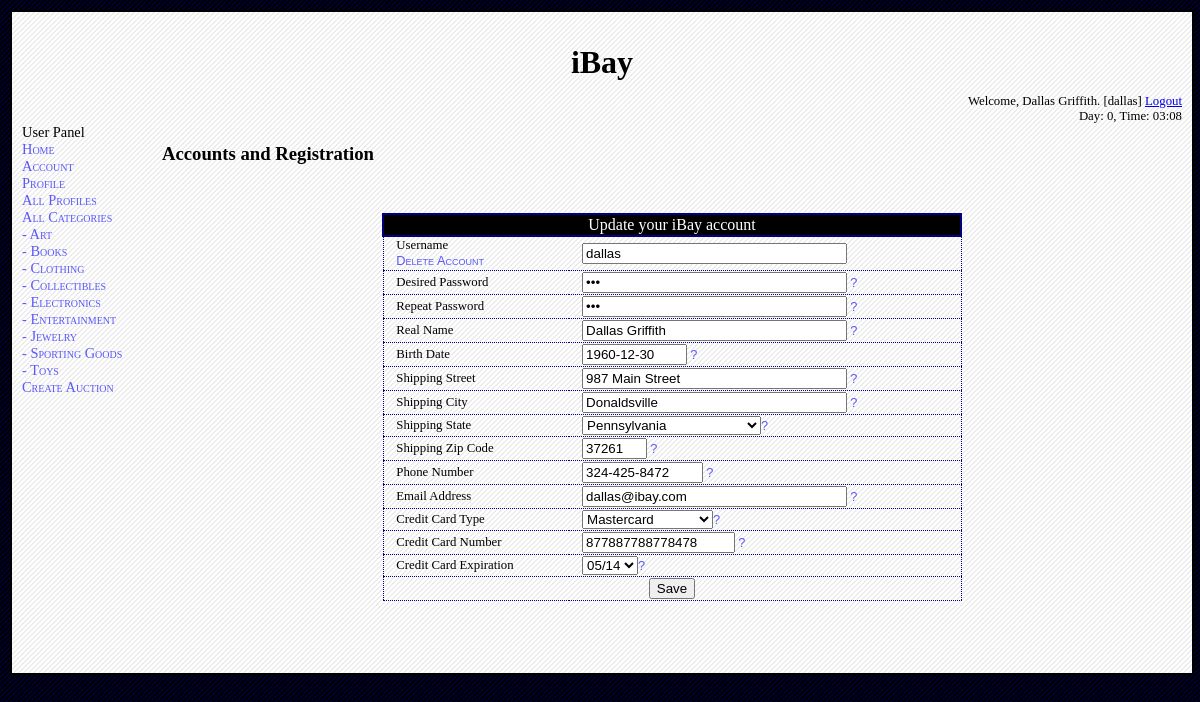
The page /source/registration.php (signed in) on the database its author committed.
### tables this page shows
CREATE TABLE `user` (
  `username` varchar(50) NOT NULL default '',
  `password` varchar(50) default NULL,
  `is_admin` tinyint(1) default NULL,
  `realname` varchar(100) default NULL,
  `birth_date` varchar(10) default NULL,
  `shipping_street` varchar(100) default NULL,
  `shipping_city` varchar(50) default NULL,
  `shipping_state` varchar(25) default NULL,
  `shipping_zip` varchar(10) default NULL,
  `phone` varchar(12) default NULL,
  `email` varchar(50) default NULL,
  `card_type` varchar(20) default NULL,
  `card_number` varchar(16) default NULL,
  `card_expire` varchar(5) default NULL,
  `picture` varchar(100) default NULL,
  `description` varchar(250) default NULL,
  PRIMARY KEY  (`username`)
);

### source/dbinfo.php (called while the page is built, shortened)
<?php
class dbinfo_t
{
	var $debug;
	function init ()
	{
		$this->debug = true;
	}
	function query ($q)
	{
		if ($this->debug)
			$result = mysql_query ($q) or die ('BAD QUERY: '.mysql_error ());
		else
			$result = mysql_query ($q);
		return $result;
	}
	function logged_in ()
	{
		return isset ($_SESSION) && isset ($_SESSION['Username']);
	}
	function username ()
	{
		return $_SESSION['Username'];
	}
}
?>

### source/registration.php (the view, shortened to what this page needs)
<?php
include_once ("common.php");
$dbinfo = new dbinfo_t ();
$mode = get ("mode");
$current_script = current_script ();
$get_username = get ("username");
function registration_form ($user = "")
{
	global $dbinfo;
	global $current_script;
	if (!empty ($user) && $dbinfo->user_exists ($user))
	{
		$result = $dbinfo->query ("select * from user where username = '$user'");
		if ($result)
		{
			list($username, $passwd, $is_admin, $name, $dob, $street,
			     $city, $state, $zip, $phone, $email, $cc, $ccn, $ccx,
			     $picture, $desc) = mysql_fetch_row ($result);
		}
	}
	else if (!empty ($username))
	{
		echo "You've reached this page in error.";
		return;
	}
	echo h3 ("Accounts and Registration");
	$table = new table_common_t ();
	$table->init ("tbl_std");
	echo $table->table_begin ();
	echo $table->table_head_begin ();
	if (!$dbinfo->logged_in ())
		echo $table->tr ($table->td_span ("Register for an iBay account", "", 2));
	else if ($dbinfo->logged_in () && $user != $dbinfo->username ())
		echo $table->tr ($table->td_span ("Update (not) your iBay account", "", 2));
	else
		echo $table->tr ($table->td_span ("Update your iBay account", "", 2));
	echo $table->table_head_end ();
	echo $table->table_body_begin ();
	if ($dbinfo->logged_in ())
		echo form_begin_n ("$current_script?mode=save", "post", "registration_form", "return validate_form (this)");
	else
		echo form_begin_n ("$current_script?mode=savenew", "post", "registration_form", "return validate_form (this)");
	if (empty ($user))
		echo $table->tr ($table->td ("Desired Username").
				 $table->td (text_input_s ("username", $username, 30, 50).
					     alert ("50 characters or less. Have fun.", "?")));
	else
		echo $table->tr ($table->td ("Username<br/>".href ("$current_script?mode=delete&username=$username", "Delete Account")).
				 $table->td (text_input_sr ("username", $username, 30, 50)));
	echo $table->tr ($table->td ("Desired Password").
			 $table->td (password_input_s ("password", $passwd, 30, 50).
				     alert ("50 characters or less, must match. Make it super secret.", "?")));
	echo $table->tr ($table->td ("Repeat Password").
			 $table->td (password_input_s ("password2", $passwd, 30, 50).
				     alert ("You thought there would be something helpful here. Just type the same thing as in the above box.", "?")));
	echo $table->tr ($table->td ("Real Name").
			 $table->td (text_input_s ("realname", $name, 30, 100).
				     alert ("100 characters or less. e.g. John Smith", "?")));
	echo $table->tr ($table->td ("Birth Date").
			 $table->td (text_input_s ("birth_date", $dob, 10, 10).
				     alert ("Up to 10 characters, at least 6. e.g. 1980-10-17", "?")));
	echo $table->tr ($table->td ("Shipping Street").
			 $table->td (text_input_s ("shipping_street", $street, 30, 100).
				     alert ("100 characters or less. e.g. 56 Dodo Ln", "?")));
	echo $table->tr ($table->td ("Shipping City").
			 $table->td (text_input_s ("shipping_city", $city, 30, 50).
				     alert ("50 characters or less. e.g. Eunice", "?")));
	$options = "";
	$options = $options.option ("Alabama", "Alabama", $state);
	$options = $options.option ("Alaska", "Alaska", $state);
	$options = $options.option ("American Samoa", "American Samoa", $state);
	$options = $options.option ("Arizona", "Arizona", $state);
	$options = $options.option ("Arkansas", "Arkansas", $state);
	$options = $options.option ("California", "California", $state);
	$options = $options.option ("Colorado", "Colorado", $state);
	$options = $options.option ("Connecticut", "Connecticut", $state);
	$options = $options.option ("Delaware", "Delaware", $state);
	$options = $options.option ("District of Columbia", "District of Columbia", $state);
	$options = $options.option ("Florida", "Florida", $state);
	$options = $options.option ("Georgia", "Georgia", $state);
	$options = $options.option ("Guam", "Guam", $state);
	$options = $options.option ("Hawaii", "Hawaii", $state);
	$options = $options.option ("Idaho", "Idaho", $state);
	$options = $options.option ("Illinois", "Illinois", $state);
	$options = $options.option ("Indiana", "Indiana", $state);
	$options = $options.option ("Iowa", "Iowa", $state);
	$options = $options.option ("Kansas", "Kansas", $state);
	$options = $options.option ("Kentucky", "Kentucky", $state);
	$options = $options.option ("Louisiana", "Louisiana", $state);
	$options = $options.option ("Maine", "Maine", $state);
	$options = $options.option ("Maryland", "Maryland", $state);
	$options = $options.option ("Massachusetts", "Massachusetts", $state);
	$options = $options.option ("Michigan", "Michigan", $state);
	$options = $options.option ("Minnesota", "Minnesota", $state);
	$options = $options.option ("Mississippi", "Mississippi", $state);
	$options = $options.option ("Missouri", "Missouri", $state);
	$options = $options.option ("Montana", "Montana", $state);
	$options = $options.option ("Nebraska", "Nebraska", $state);
	$options = $options.option ("Nevada", "Nevada", $state);
	$options = $options.option ("New Hampshire", "New Hampshire", $state);
	$options = $options.option ("New Jersey", "New Jersey", $state);
	$options = $options.option ("New Mexico", "New Mexico", $state);
	$options = $options.option ("New York", "New York", $state);
	$options = $options.option ("North Carolina", "North Carolina", $state);
	$options = $options.option ("North Dakota", "North Dakota", $state);
	$options = $options.option ("Northern Marianas Islands", "Northern Marianas Islands", $state);
	$options = $options.option ("Ohio", "Ohio", $state);
	$options = $options.option ("Oklahoma", "Oklahoma", $state);
	$options = $options.option ("Oregon", "Oregon", $state);
	$options = $options.option ("Pennsylvania", "Pennsylvania", $state);
	$options = $options.option ("Puerto Rico", "Puerto Rico", $state);
	$options = $options.option ("Rhode Island", "Rhode Island", $state);
	$options = $options.option ("South Carolina", "South Carolina", $state);
	$options = $options.option ("South Dakota", "South Dakota", $state);
	$options = $options.option ("Tennessee", "Tennessee", $state);
	$options = $options.option ("Texas", "Texas", $state);
	$options = $options.option ("Utah", "Utah", $state);
	$options = $options.option ("Vermont", "Vermont", $state);
	$options = $options.option ("Virginia", "Virginia", $state);
	$options = $options.option ("Virgin Islands", "Virgin Islands", $state);
	$options = $options.option ("Washington", "Washington", $state);
	$options = $options.option ("West Virginia", "West Virginia", $state);
	$options = $options.option ("Wisconsin", "Wisconsin", $state);
	$options = $options.option ("Wyoming", "Wyoming", $state);
	echo $table->tr ($table->td ("Shipping State").
			 $table->td (select ("shipping_state", $options).
				     alert ("Don't lie on this choice.", "?")));
	echo $table->tr ($table->td ("Shipping Zip Code").
			 $table->td (text_input_s ("shipping_zip", $zip, 5, 10).
				     alert ("5 to 10 digits only. e.g. 90210", "?")));
	echo $table->tr ($table->td ("Phone Number").
			 $table->td (text_input_s ("phone", $phone, 12, 12).
				     alert ("10 to 12 characters. e.g. 123-456-7890", "?")));
	echo $table->tr ($table->td ("Email Address").
			 $table->td (text_input_s ("email", $email, 30, 50).
				     alert ("50 characters or less. e.g. bill@hat.com.", "?")));
	$options = "";
	$options = $options.option ("American Express", "American Express", $cc);
	$options = $options.option ("Discover", "Discover", $cc);
	$options = $options.option ("Mastercard", "Mastercard", $cc);
	$options = $options.option ("Visa", "Visa", $cc);
	echo $table->tr ($table->td ("Credit Card Type").
			 $table->td (select ("card_type", $options).
				     alert ("You better have one.", "?")));
	echo $table->tr ($table->td ("Credit Card Number").
			 $table->td (text_input_s ("card_number", $ccn, 16, 16).
				     alert ("12 to 16 digits. e.g. 1111222233334444", "?")));
	$options = "";
	for ($j = 9; $j <= 14; $j++)
	{
		if ($j < 10)
			$j = "0".$j;
		for ($i = 1; $i <= 12; $i++)
		{
			if ($i < 10)
				$i = "0".$i;
			$options = $options.option ("$i/$j", "$i/$j", $ccx);
		}
	}
	echo $table->tr ($table->td ("Credit Card Expiration").
			 $table->td (select ("card_expire", $options).
				     alert ("Expiration date of your credit card.", "?")));
	if ($dbinfo->logged_in ())
	{
		echo $table->tr ($table->td_span (submit_input ("Save"), "", 2, "center"));
	}
	else
	{
		echo $table->tr ($table->td_span (submit_input ("Register"), "", 2, "center"));
	}
	echo form_end ();
	echo $table->table_body_end ();
	echo $table->table_end ();
}
if ($dbinfo->logged_in ())
{
	$user = $dbinfo->username ();
	if ($mode == "login_as" && !empty ($get_username))
	{
		$dbinfo->save_activity ("Logged in as '$user'.");
		$dbinfo->login_as ($user);
		echo href ("$current_script?", "Click to refresh.");
	}
	else
	{
		registration_form ($user);
	}
}
?>

### source/form_common.php (shortened to what this page needs)
<?php
function form_begin_n ($action, $method, $name, $on_submit)
{
	return "<form action=\"$action\" method=\"$method\" accept-charset=\"UTF-8\" name=\"$name\" onsubmit=\"$on_submit\">\n";
}
function form_end ()
{
	return "</form>\n";
}
function text_input_s ($name, $value, $size, $maxsize)
{
	return input ($name, $value, $size, "", "text", $maxsize);
}
function text_input_sr ($name, $value, $size, $maxsize)
{
	return input ($name, $value, $size, "", "text", $maxsize, "readonly");
}
function password_input_s ($name, $value, $size, $maxsize)
{
	return input ($name, $value, $size, "", "password", $maxsize);
}
function submit_input ($value)
{
	return input ("formsubmit", $value, "", "", "submit");
}
function input ($name, $value, $size, $id, $type, $maxsize = "", $other_opts = "")
{
	if (!empty ($maxsize))
		$maxsize = "maxlength=\"$maxsize\"";
	if (empty ($size))
		return "<input name=\"$name\" $maxsize id=\"$id\" type=\"$type\" value=\"$value\" $other_opts>\n";
	else
		return "<input name=\"$name\" $maxsize size=\"$size\" id=\"$id\" type=\"$type\" value=\"$value\" $other_opts>\n";
}
function select ($name, $options)
{
	return "<select name=\"$name\">\n$options \n</select>";
}
function option ($value, $display, $is_selected = "")
{
	if (!empty ($is_selected) && $value == $is_selected)
		return "<option selected=\"yes\" value=\"$value\">$display</option>\n";
	else
		return "<option value=\"$value\">$display</option>\n";
}
?>

### source/style.css (style rules this page uses)
body { background: url(images/stripe_blue.png) top repeat; background-color: #000000; text-align: center; margin: 5px; padding: 5px; }

### rows shown on the page
user: username "dallas", birth_date "1960-12-30", shipping_street "987 Main Street", shipping_city "Donaldsville", shipping_state "Pennsylvania", shipping_zip "37261", phone "324-425-8472", email "dallas@ibay.com", card_type "Mastercard", card_number "877887788778478", card_expire "05/14"

### other values the page prints
$str "Welcome, Dallas Griffith. [dallas]"
$text "Logout Home Account Profile All Profiles All Categories - Art - Books - Clothing - Collectibles - Electronics - Entertainment - Jewelry - Sporting Goods - Toys Create Auction Delete Account"
$day "0"
$hour "03"
$minute "08"
$text "Accounts and Registration"
$s "Update your iBay account"
$linktext "? ? ? ? ? ? ? ? ? ? ? ? ?"
